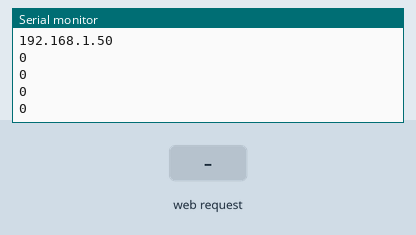
A sketch run on a simulated ESP8266 (NodeMCU). Shown: the last lines printed to the serial monitor. The test bench sets the inputs (shaded band). WiFi joins after 1.5 s; servers stay silent unless stated; storage starts empty.

Above: at 3.2 s.
3.3 s: HTTP request GET / received
At 4.5 s:
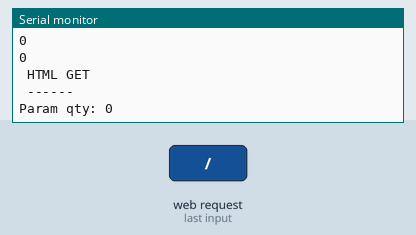
4.8 s: HTTP request GET /jquery-1.11.3.min.js received
At 5.8 s:
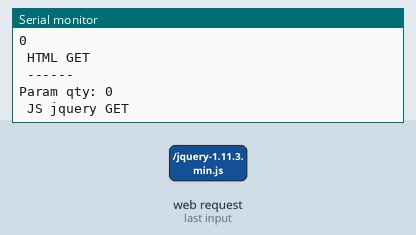
6.3 s: HTTP request GET /roundslider.min.js received
At 7.0 s:
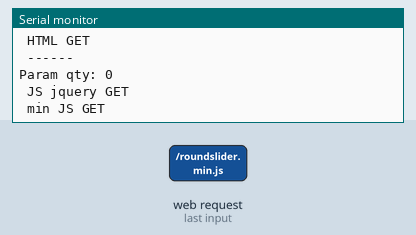
7.8 s: HTTP request GET /roundslider.min.css received
At 9.0 s:
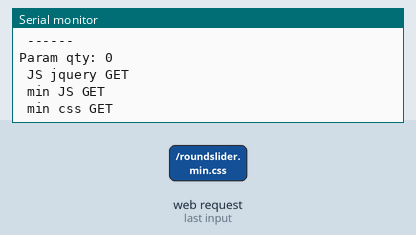
9.3 s: HTTP request GET /G--- received
At 10.5 s:
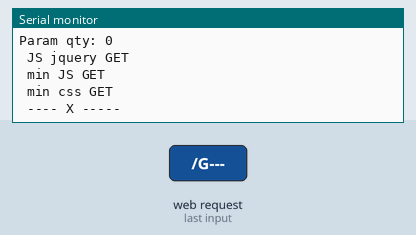

Measured:
- after the input at 3.3 s, the serial monitor: prints a new line at once (image 1)
- after the input at 4.8 s, the serial monitor: prints a new line at once (image 2)
- after the input at 6.3 s, the serial monitor: prints a new line at once (image 3)
- after the input at 7.8 s, the serial monitor: prints a new line at once (image 4)
- after the input at 9.3 s, the serial monitor: prints a new line at once (image 5)

The sketch:

ESP_Stw_1.ino
```cpp
/*

ESP Steering wheel example 14.11.2019 KN

*/

// Import required libraries
#include <ESP8266WiFi.h>
#include <ESPAsyncTCP.h>
#include <ESPAsyncWebServer.h>
#include <FS.h>
#include <Wire.h>


// Replace with your network credentials
//const char* ssid = "mokkula_925936";
//const char* password = "12345678";

const char *ssid = "SOURCE";
const char *password = "Pelle!23";


bool spiffsActive = false;

// Create AsyncWebServer object on port 80
AsyncWebServer server(80);


// Replaces placeholder with LED state value
String processor(const String &var) {
  Serial.println(var);
  //if(var == "Dist")
  //{
  //  return getDist();
  //}

  return var;
}


void setup() {
  // Serial port for debugging purposes
  Serial.begin(9600);
  Serial.println("-------------");

  // Start filing subsystem
  if (SPIFFS.begin()) {
    Serial.println("SPIFFS Active");
    Serial.println("-------------");
    spiffsActive = true;
  } else {
    Serial.println("Unable to activate SPIFFS");
  }


  // Connect to Wi-Fi
  WiFi.begin(ssid, password);
  while (WiFi.status() != WL_CONNECTED) {
    delay(1000);
    Serial.println("Connecting to WiFi..");
  }
  // Print ESP32 Local IP Address
  Serial.println(WiFi.localIP());
  Serial.println(SPIFFS.exists("/index.html"));
  Serial.println(SPIFFS.exists("/jquery-1.11.3.min.js"));
  Serial.println(SPIFFS.exists("/roundslider.min.js"));
  Serial.println(SPIFFS.exists("/roundslider.min.css"));


  // Route for root / web page
  server.on("/", HTTP_GET, [](AsyncWebServerRequest *request) {
    request->send(SPIFFS,"/index.html",String(),false, processor);
    Serial.println(" HTML GET ");

    int paramsNr = request->params();

      Serial.println(" ------ ");
      Serial.print("Param qty: ");
      Serial.println(paramsNr);

    for (byte i = 0; i < paramsNr; i++) {

      AsyncWebParameter *p = request->getParam(0);

        Serial.print("Param name: ");
        Serial.println(p->name());

      if ((p->name()) == "dist") {
        Serial.print("Move:");
        Serial.println(p->value());
      };
      if ((p->name()) == "dire") {
        Serial.print("Turn:");
        Serial.println(p->value());
      };

        Serial.print("Param value: ");
        Serial.println(p->value());
    };
  });


  // Route to load style.css file
  server.on("/jquery-1.11.3.min.js", HTTP_GET, [](AsyncWebServerRequest *request) {
    request->send(SPIFFS, "/jquery-1.11.3.min.js", "text/javascript");

    Serial.println(" JS jquery GET ");
  });

  // Route to load style.css file
  server.on("/roundslider.min.js", HTTP_GET, [](AsyncWebServerRequest *request) {
    request->send(SPIFFS, "/roundslider.min.js", "text/javascript");

    Serial.println(" min JS GET ");
  });


  // Route to load style.css file
  server.on("/roundslider.min.css", HTTP_GET, [](AsyncWebServerRequest *request) {
    request->send(SPIFFS, "/roundslider.min.css", "text/css");

    Serial.println(" min css GET ");
  });

  // Route to set GPIO to HIGH
  server.on("/G---", HTTP_GET, [](AsyncWebServerRequest *request) {
    request->send(SPIFFS, "/index.html", String(), false, processor);

    Serial.println(" ---- X ----- ");
  });


  // Start server
  server.begin();
}

void loop() {
}
```

esp8322.ino
```cpp
//#include "FS.h"


//void setup() {
//  Serial.begin();
//  // initialize digital pin LED_BUILTIN as an output.
//  pinMode(LED_BUILTIN, OUTPUT);
//  Serial.begin(115200);
//  Serial.println("init");
//
// //if (!SPIFFS.begin()) {
// //  Serial.println("An Error has occurred while mounting SPIFFS");
// //  return;
// //}
//
// //File file = SPIFFS.open("/test_example.txt", "r");
// //if (!file) {
// //  Serial.println("Failed to open file for reading");
// //  return;
// //}
//
// //Serial.println();
// //Serial.println("File Content:");
// //while (file.available()) {
// //  Serial.write(file.read());
// //}
// //file.close();
//}
```
